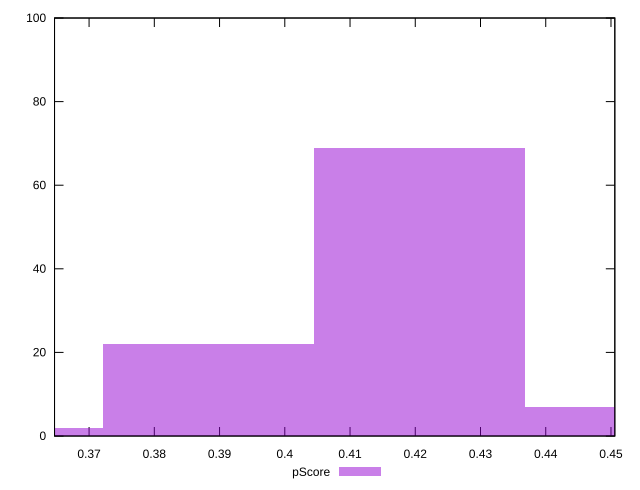

Recreate this plot in gnuplot.
reset

$pScore <<EOF
0.3882974852934004 22
0.4530137328423005 7
0.42065560906785043 69
0.3559393615189504 2
EOF

set key outside below
set boxwidth 0.032358123774450034
set xrange [0.3647058823529412:0.4505882352941176]
set yrange [0:100]
set trange [0:100]
set style fill transparent solid 0.5 noborder
set terminal svg size 640, 490 enhanced background rgb 'white'
set output "report_00015_2021-02-09T16-11-33.973Z/uses-text-compression/samples/pages+cached+noadtech+nomedia+nocss/pScore/histogram.svg"

plot $pScore title "pScore" with boxes

reset
